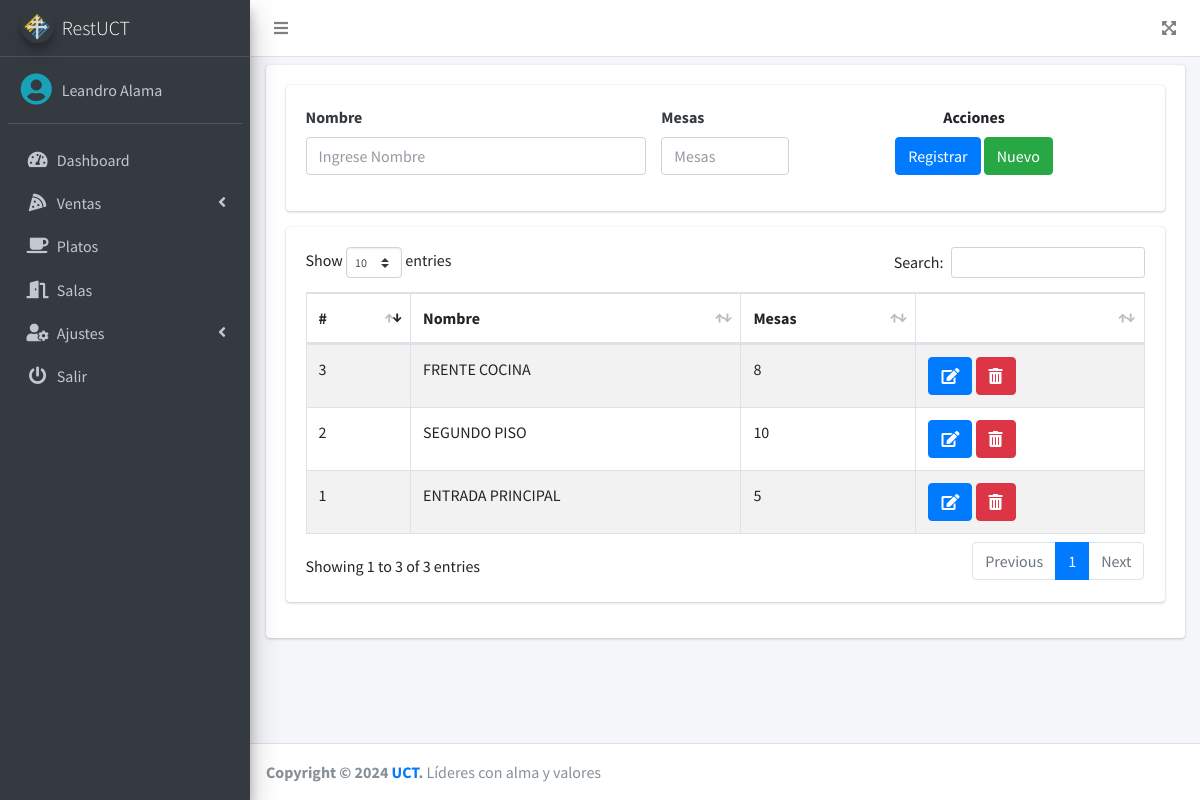
Screenshot of /src/salas.php (signed in) with the database file from the repository.
### tables this page shows
CREATE TABLE `salas` (
  `id` int(11) NOT NULL,
  `nombre` varchar(100) NOT NULL,
  `mesas` int(11) NOT NULL,
  `estado` int(11) NOT NULL DEFAULT 1
);

### src/salas.php (the view, shortened to what this page needs)
<?php
include_once "includes/header.php";
?>
<div class="card">
    <div class="card-body">
        <div class="card">
            <div class="card-body">
                <form action="" method="post" autocomplete="off" id="formulario">
                <div class="row">
                        <div class="col-md-5">
                            <div class="form-group">
                                <label for="nombre" class="text-dark font-weight-bold">Nombre</label>
                                <input type="text" placeholder="Ingrese Nombre" name="nombre" id="nombre" class="form-control">
                            </div>
                        </div>
                        <div class="col-md-2">
                            <div class="form-group">
                                <label for="mesas" class="text-dark font-weight-bold">Mesas</label>
                                <input type="number" placeholder="Mesas" name="mesas" id="mesas" class="form-control">
                            </div>
                        </div>
                        <div class="col-md-5 text-center">
                            <label for="">Acciones</label> <br>
                            <input type="submit" value="Registrar" class="btn btn-primary" id="btnAccion">
                            <input type="button" value="Nuevo" class="btn btn-success" id="btnNuevo" onclick="limpiar()">
                        </div>
                    </div>
                </form>
            </div>
        </div>
        <div class="card">
            <div class="card-body">
                <div class="table-responsive">
                    <table class="table table-striped table-bordered" id="tbl">
                        <thead>
                            <tr>
                                <th>#</th>
                                <th>Nombre</th>
                                <th>Mesas</th>
                                <th></th>
                            </tr>
                        </thead>
                        <tbody>
                            <?php
                            include "../conexion.php";
                            $query = mysqli_query($conexion, "SELECT * FROM salas WHERE estado = 1");
                            $result = mysqli_num_rows($query);
                            if ($result > 0) {
                                while ($data = mysqli_fetch_assoc($query)) { ?>
                                    <tr>
                                        <td><?php echo $data['id']; ?></td>
                                        <td><?php echo $data['nombre']; ?></td>
                                        <td><?php echo $data['mesas']; ?></td>
                                        <td>
                                            <a href="#" onclick="editarSalas(<?php echo $data['id']; ?>)" class="btn btn-primary"><i class='fas fa-edit'></i></a>
                                            <form action="eliminar.php?id=<?php echo $data['id']; ?>&accion=salas" method="post" class="confirmar d-inline">
                                                <button class="btn btn-danger" type="submit"><i class='fas fa-trash-alt'></i> </button>
                                            </form>
                                        </td>
                                    </tr>
                            <?php }
                            } ?>
                        </tbody>
                    </table>
                </div>
            </div>
        </div>
    </div>
</div>
<?php include_once "includes/footer.php"; ?>

### rows the page displays
salas: id "1", nombre "ENTRADA PRINCIPAL", mesas "5"
salas: id "2", nombre "SEGUNDO PISO", mesas "10"
salas: id "3", nombre "FRENTE COCINA", mesas "8"

### other values shown
$_SESSION['nombre'] "Leandro Alama"
